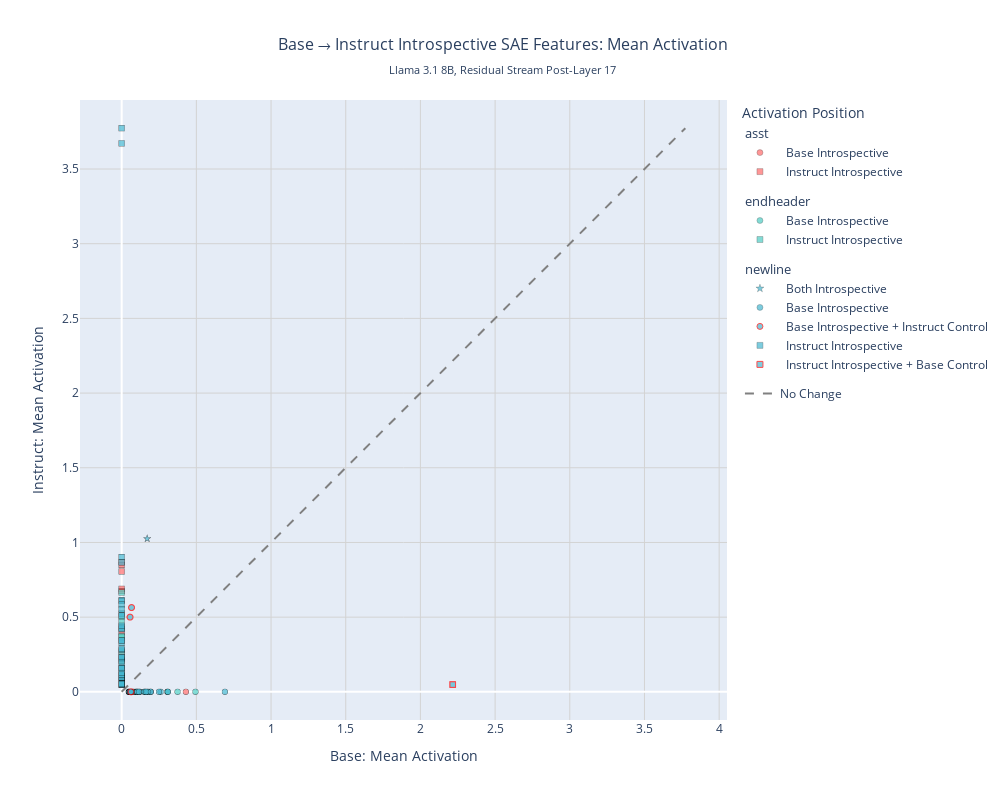

Notebook code for this chart:
### Code cell
# Styling configuration
# colors = {'model': '#FF6B6B', 'newline': '#4ECDC4'}
colors = {'asst': '#FF6B6B', 'endheader': '#4ECDC4', 'newline': '#45B7D1'}
exclusivity_symbols = {'both': 'star', 'base': 'circle', 'chat': 'square'}
exclusivity_names = {'both': 'Both Introspective', 'base': 'Base Introspective', 'chat': 'Instruct Introspective'}

print(f"Creating interactive scatterplot for {SELECTED_METRIC}...")

# Create figure
fig = go.Figure()

# Get all values for axis scaling
all_base_values = []
all_chat_values = []
for token_type in token_types:
    data = precomputed_data[token_type]
    all_base_values.extend(data['base_values'])
    all_chat_values.extend(data['chat_values'])

# Add traces grouped by token type and exclusivity
for token_type in token_types:
    data = precomputed_data[token_type]
    
    for exclusivity_type in ['both', 'base', 'chat']:
        # Filter data for this exclusivity type
        mask = data['exclusivity_categories'] == exclusivity_type
        if not np.any(mask):
            continue
        
        # Separate consistent and inconsistent features
        consistent_mask = mask & ~data['inconsistencies']
        inconsistent_mask = mask & data['inconsistencies']
        
        trace_name = f"  {exclusivity_names[exclusivity_type]}"
        
        # Add consistent features
        if np.any(consistent_mask):
            fig.add_trace(
                go.Scattergl(
                    x=data['base_values'][consistent_mask],
                    y=data['chat_values'][consistent_mask],
                    mode='markers',
                    name=trace_name,
                    legendgroup=token_type,
                    legendgrouptitle_text=token_type,
                    marker=dict(
                        size=6,
                        color=colors[token_type],
                        symbol=exclusivity_symbols[exclusivity_type],
                        line=dict(width=0.3, color='black'),
                        opacity=0.7
                    ),
                    text=[f"Feature {fid}" for fid in data['feature_ids'][consistent_mask]],
                    customdata=np.array(data['neuronpedia_urls'])[consistent_mask],
                    hovertemplate=np.array(data['hover_texts'])[consistent_mask],
                    hoverlabel=dict(
                        bgcolor=colors[token_type],
                        bordercolor="black",
                        font_size=12,
                        font_family="Arial",
                        font_color="white"
                    )
                )
            )
        
        # Add inconsistent features with red border
        if np.any(inconsistent_mask):
            other_model_text = "Instruct" if exclusivity_type == "base" else "Base"
            inconsistent_suffix = f" + {other_model_text} Control"

            fig.add_trace(
                go.Scattergl(
                    x=data['base_values'][inconsistent_mask],
                    y=data['chat_values'][inconsistent_mask],
                    mode='markers',
                    name=trace_name + f"{inconsistent_suffix}",
                    legendgroup=token_type,
                    legendgrouptitle_text=token_type,
                    marker=dict(
                        size=6,
                        color=colors[token_type],
                        symbol=exclusivity_symbols[exclusivity_type],
                        line=dict(width=1, color='red'),
                        opacity=0.7
                    ),
                    text=[f"Feature {fid}" for fid in data['feature_ids'][inconsistent_mask]],
                    customdata=np.array(data['neuronpedia_urls'])[inconsistent_mask],
                    hovertemplate=np.array(data['hover_texts'])[inconsistent_mask],
                    hoverlabel=dict(
                        bgcolor=colors[token_type],
                        bordercolor="black",
                        font_size=12,
                        font_family="Arial",
                        font_color="white"
                    )
                )
            )

# Add diagonal "no change" line
max_val = max(max(all_base_values), max(all_chat_values))
min_val = min(min(all_base_values), min(all_chat_values))

fig.add_trace(
    go.Scatter(
        x=[min_val, max_val],
        y=[min_val, max_val],
        mode='lines',
        line=dict(color='gray', dash='dash', width=2),
        name='No Change',
        hovertemplate="No change line<extra></extra>",
        hoverlabel=dict(bgcolor="gray", bordercolor="black", font_size=11, font_family="Arial", font_color="white")
    )
)

buffer = (max_val - min_val) * 0.05  # 5% buffer
axis_min = min_val - buffer
axis_max = max_val + buffer

# Update layout
metric_display = METRIC_SUBTITLE[SELECTED_METRIC]

fig.update_layout(
    title={
        'text': f'Base → Instruct Introspective SAE Features: {metric_display}<br><sub>{MODEL_NAME_READABLE}, Residual Stream Post-Layer {SAE_LAYER}</sub>',
        'x': 0.5,
        'xanchor': 'center',
        'font': {'size': 16}
    },
    xaxis_title=f'Base: {metric_display}',
    yaxis_title=f'Instruct: {metric_display}',
    height=800,
    width=1005,
    showlegend=True,
    hovermode='closest',
    legend=dict(
        title="Activation Position",
        orientation="v",
        yanchor="top",
        y=1,
        xanchor="left",
        x=1.02,
        groupclick="togglegroup"
    ),
    xaxis=dict(scaleanchor="y", scaleratio=1, range=[axis_min, axis_max]),
    yaxis=dict(range=[axis_min, axis_max]),
)

fig.update_xaxes(showgrid=True, gridwidth=1, gridcolor='lightgray')
fig.update_yaxes(showgrid=True, gridwidth=1, gridcolor='lightgray')

# Save with click handler
out_name = SELECTED_METRIC.removeprefix('target_')
output_html = OUTPUT_DIR / f"{out_name}.html"
html_content = fig.to_html(
    include_plotlyjs='cdn',
    config={'displayModeBar': True, 'showTips': False, 'scrollZoom': True, 'doubleClick': 'reset'}
)

click_script = """
<script>
document.addEventListener('DOMContentLoaded', function() {
    var plotDiv = document.getElementsByClassName('plotly-graph-div')[0];
    let clickTimeout;
    plotDiv.on('plotly_click', function(data) {
        clearTimeout(clickTimeout);
        clickTimeout = setTimeout(function() {
            var point = data.points[0];
            if (point.customdata) {
                window.open(point.customdata, '_blank');
            }
        }, 100);
    });
});
</script>
"""

with open(output_html, 'w') as f:
    f.write(html_content.replace('</body>', click_script + '</body>'))

print(f"Interactive scatterplot saved to: {output_html}")
fig.show()
